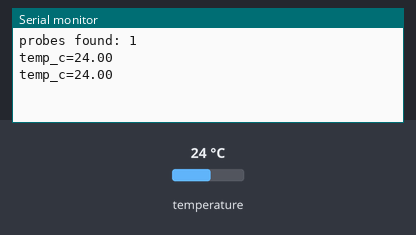
Recording of a sketch running on a simulated Arduino Uno, built with avr-gcc and run on an emulated ATmega328P. On the bench: the last lines printed to the serial monitor. The test bench sets the inputs (shaded band); at power-on: temperature 24 °C.

Above: at 4.3 s.
4.4 s: temperature set to 12 °C
At 7.1 s:
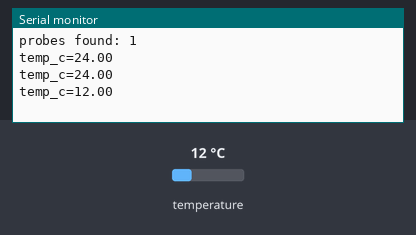
8.1 s: temperature set to 19 °C
At 10.3 s:
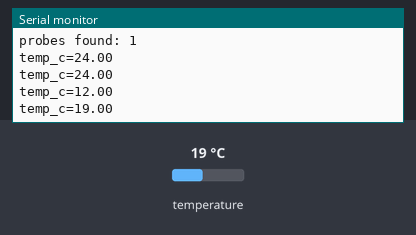
Timing chart, 0 to 11.8 s (numbered marks = the images above; inputs shaded):
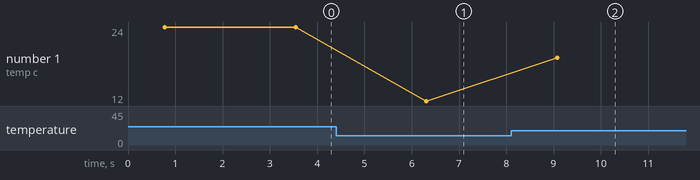

Measured:
- after the input at 4.4 s, the serial monitor: prints a new line after 1.9 s (image 1)
- after the input at 8.1 s, the serial monitor: prints a new line after 0.97 s (image 2)
- plotted number 1: 24 → 12 after the input at 4.4 s, 12 → 19 after the input at 8.1 s

The sketch:

scout_t3_ds18b20.ino
```cpp
// Test 3: DS18B20 water-temperature probe on D12 (same pin as the buoy firmware).
// Wiring: red -> 3V3, black/blue -> GND, yellow/white -> D12, 4.7 kOhm from D12 to 3V3.
// Libraries (Arduino Library Manager): "OneWire" by Paul Stoffregen,
// "DallasTemperature" by Miles Burton.
#include <OneWire.h>
#include <DallasTemperature.h>

OneWire oneWire(12);
DallasTemperature probe(&oneWire);

void setup() {
  Serial.begin(115200);
  while (!Serial && millis() < 5000) {}
  probe.begin();
  probe.setResolution(12);                       // 0.0625 C steps, 750 ms per reading
  Serial.print("probes found: ");
  Serial.println(probe.getDeviceCount());        // must be 1
}

void loop() {
  probe.requestTemperatures();
  float c = probe.getTempCByIndex(0);
  if (c == DEVICE_DISCONNECTED_C) {
    Serial.println("NO PROBE (-127): check the yellow wire and the 4.7k pull-up");
  } else {
    Serial.print("temp_c=");
    Serial.println(c, 2);
  }
  delay(2000);
}
```
